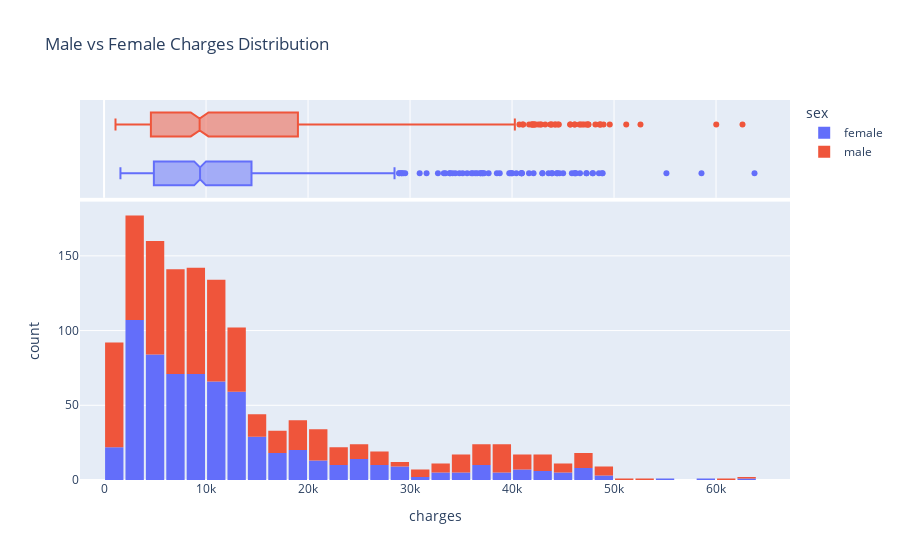

Source (notebook cell):
### Markdown cell above
There is a significant difference in the medical expenses between smokers and non smokers, as we can see that the median annual medical expenses for nonsmokers was around 7,300 dollars vs 34,500 dollars for smokers 

We should do this same comparison for sex and region

### Code cell
fig = px.histogram(df, x = "charges", marginal = 'box', color = 'sex', title = "Male vs Female Charges Distribution")
#color in px is essentially like hue in seaborn, so we are coloring based on the sex column

#gaps between the bars
fig.update_layout(bargap = 0.1)

#show the objects
fig.show()

### Figure 1 — Plotly figure (JSON) as saved in the notebook; plotly's stock layout.template omitted (floating-point values rounded to 4 significant figures; data arrays with more than 128 entries replaced by an {"elided": "..."} marker saying what was removed)
{"data": [{"alignmentgroup": "True", "bingroup": "x", "hovertemplate": "sex=female<br>charges=%{x}<br>count=%{y}<extra></extra>", "legendgroup": "female", "marker": {"color": "#636efa", "pattern": {"shape": ""}}, "name": "female", "offsetgroup": "female", "orientation": "v", "showlegend": true, "type": "histogram", "x": {"elided": "662 float values"}, "xaxis": "x", "yaxis": "y"}, {"alignmentgroup": "True", "hovertemplate": "sex=female<br>charges=%{x}<extra></extra>", "legendgroup": "female", "marker": {"color": "#636efa"}, "name": "female", "notched": true, "offsetgroup": "female", "showlegend": false, "type": "box", "x": {"elided": "662 float values"}, "xaxis": "x2", "yaxis": "y2"}, {"alignmentgroup": "True", "bingroup": "x", "hovertemplate": "sex=male<br>charges=%{x}<br>count=%{y}<extra></extra>", "legendgroup": "male", "marker": {"color": "#EF553B", "pattern": {"shape": ""}}, "name": "male", "offsetgroup": "male", "orientation": "v", "showlegend": true, "type": "histogram", "x": {"elided": "676 float values"}, "xaxis": "x", "yaxis": "y"}, {"alignmentgroup": "True", "hovertemplate": "sex=male<br>charges=%{x}<extra></extra>", "legendgroup": "male", "marker": {"color": "#EF553B"}, "name": "male", "notched": true, "offsetgroup": "male", "showlegend": false, "type": "box", "x": {"elided": "676 float values"}, "xaxis": "x2", "yaxis": "y2"}], "layout": {"bargap": 0.1, "barmode": "relative", "legend": {"title": {"text": "sex"}, "tracegroupgap": 0}, "title": {"text": "Male vs Female Charges Distribution"}, "xaxis": {"anchor": "y", "domain": [0, 1], "title": {"text": "charges"}}, "xaxis2": {"anchor": "y2", "domain": [0, 1], "matches": "x", "showgrid": true, "showticklabels": false}, "yaxis": {"anchor": "x", "domain": [0, 0.7326], "title": {"text": "count"}}, "yaxis2": {"anchor": "x2", "domain": [0.7426, 1], "matches": "y2", "showgrid": false, "showline": false, "showticklabels": false, "ticks": ""}}}
